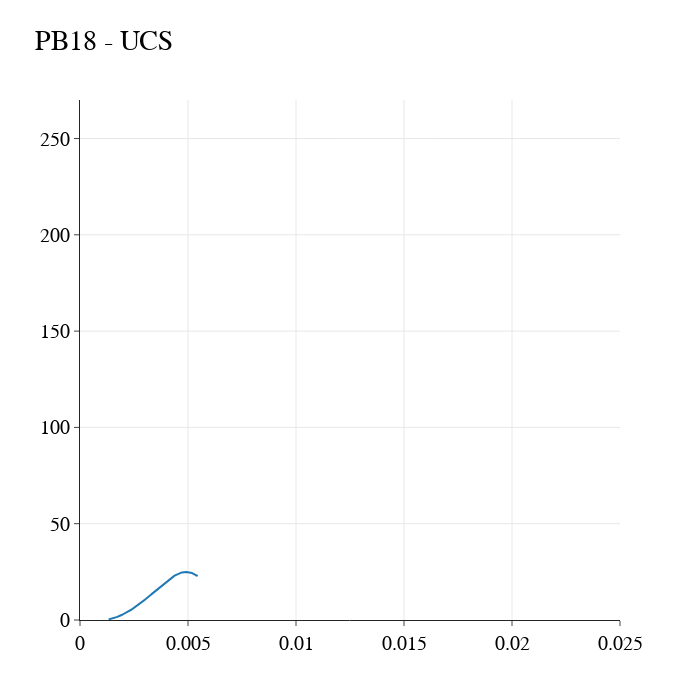

Notebook cell for this chart:
### Code cell
### All info
# plt.plot(strain1,stress_offset)
fig = go.Figure()
fig.add_trace(go.Scatter(x=strain1, y=stress1))
# fig.add_trace(go.Scatter(x=strain1, y=stress_offset))

# fig.add_annotation(x=x, y=y,
#             text="Strain={:.4f}, Stress={:.4f}".format(x, y),
#             showarrow=True,
#             xanchor="right",
#             arrowhead=1)
            
# fig.add_annotation(x=xi, y=2,
#             text=ElasticM,
#             showarrow=False,
#             arrowhead=1)

# fig.add_annotation(x=xi, y=0,
#             text=FractS,
#             showarrow=False,
#             arrowhead=1)


# fig.add_annotation(x=xi, y=yi,
#             text="Strain={:.4f}, Stress={:.4f}".format(x1, y1),
#             xanchor="right",
#             showarrow=True,
#             arrowhead=1)

# fig.update_layout(showlegend=False, autosize=False, width=700, height=700, 
#     title="All info",
#     xaxis_title="Strain Ax [-]",
#     yaxis_title="Stress [MPa]",
#     font=dict(
#         family="New Times Roman",
#         size=15,
#         color="RebeccaPurple"))

fig.update_yaxes(showgrid=True)
fig.update_xaxes(showgrid=True)
fig.update_layout(template="simple_white", width=700, height=700, yaxis=dict(range=[0, 270]),# customize font and legend orientation & position
                  xaxis=dict(range=[0, 0.025]), title='PB18 - UCS',
    font=dict(
        family="Times New Roman",
        size=20,
        color="Black"),
    legend=dict(title=None, orientation="h", y=1, yanchor="bottom", x=0.5, xanchor="center"))
# fig.update_traces(textposition='top center')
fig.show()

# fig.write_html("Graphs/PB2_UCS/PB2_Results.html")

### Figure 1 — Plotly figure (JSON) as saved in the notebook; plotly's stock layout.template omitted (floating-point values rounded to 4 significant figures; data arrays with more than 128 entries replaced by an {"elided": "..."} marker saying what was removed)
{"data": [{"type": "scatter", "x": {"elided": "2319 float values"}, "y": {"elided": "2319 float values"}}], "layout": {"font": {"color": "Black", "family": "Times New Roman", "size": 20}, "height": 700, "legend": {"orientation": "h", "title": {}, "x": 0.5, "xanchor": "center", "y": 1, "yanchor": "bottom"}, "title": {"text": "PB18 - UCS"}, "width": 700, "xaxis": {"range": [0, 0.025], "showgrid": true}, "yaxis": {"range": [0, 270], "showgrid": true}}}
